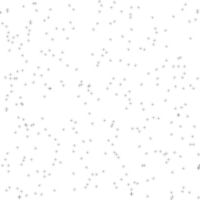
Frame 1 (no input)
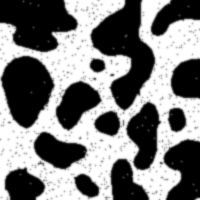
Frame 60 (the mouse pressed at the canvas centre just before this capture)
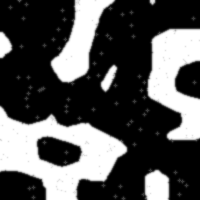
Frame 120 (the mouse held since frame 60 and released just before this capture)

The Processing sketch that drew these frames (run headless with seeded random() and noise(); from frame 60 on, the mouse is pressed at the canvas centre):

// Processing sketch: processing_10952
// ── processing_10952.pde

void setup()
{
  size(200,200);
}

void draw() {
  loadPixels();
  int d=0;
  for(int a=0;a<400;a++) {
    int p=int(random(width*height));
    d+=brightness(pixels[p]);
    pixels[p]=color(random(255));
  }
  updatePixels();
  filter(THRESHOLD,0.79);
  filter(BLUR);
  if(d/400<100)
    filter(DILATE);
  else filter(OPAQUE);
  if(d/400<76)
  {
    filter(BLUR,2);
    filter(INVERT);
  }
}

void mouseClicked()
{
  filter(BLUR,2);
  filter(INVERT);
}

void keyPressed()
{
  filter(BLUR,2);
  filter(INVERT);
}
